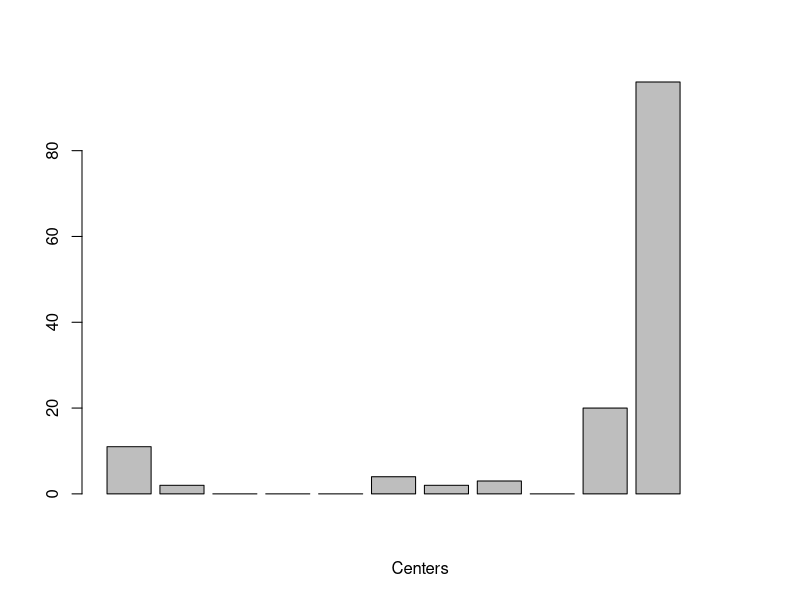

Reproduce this figure in R.
## ---- chunk 1
hospital_data <- read.csv("Hospitals.csv")
View(hospital_data)
## ---- chunk 2
barplot(hospital_data$X105,xlab="Centers")
